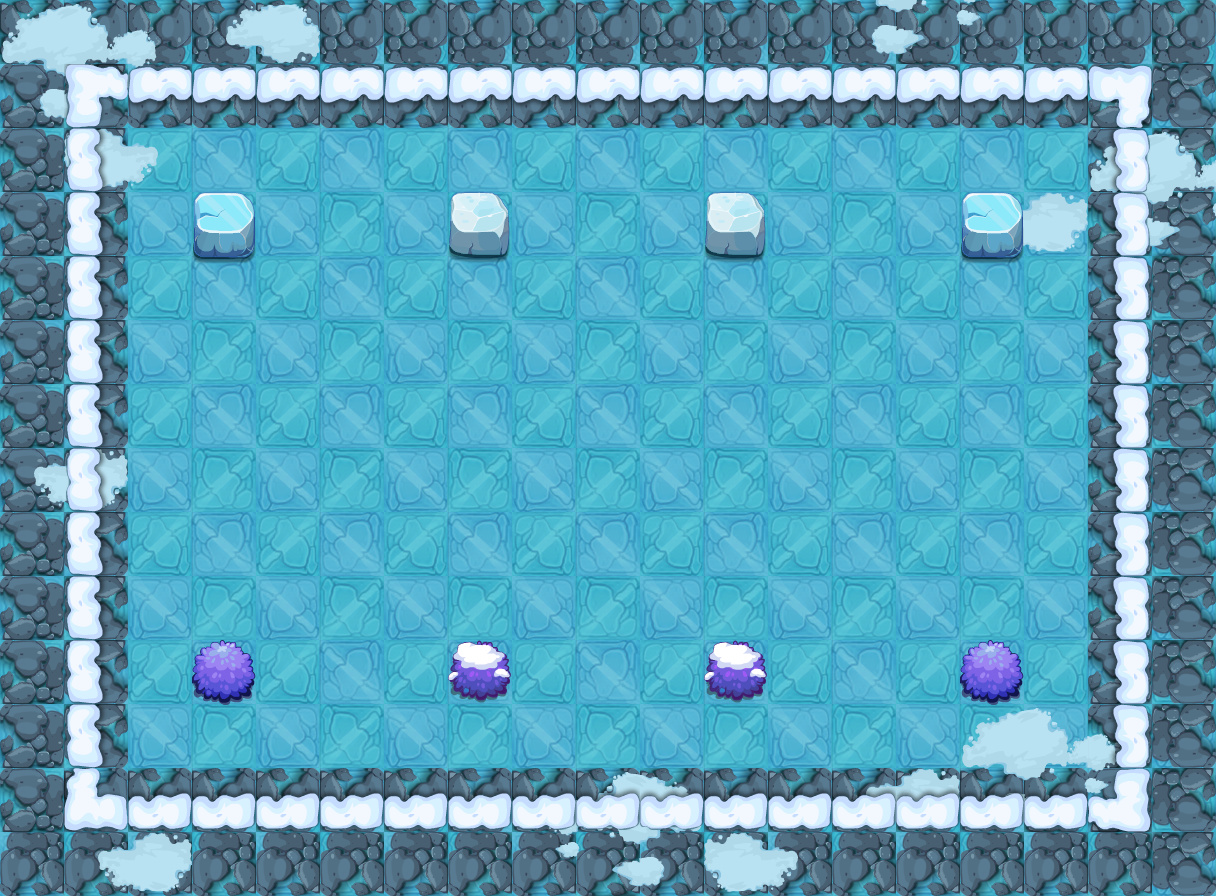

The image is a tile-based game level rendered from a .tmx file. Its description and source (layers, tilesets, objects; grid data summarised) follow:
An orthogonal 19x14 tile map with 64x64 px tiles, 6 tile layers (PASS, 块层 2, 块层 3, 块层 6, ...) and 56 objects (46x ITEM_POINT, 5x START_POINT, 4x EDGE, PLAYER).

<map version="1.0" orientation="orthogonal" width="19" height="14" tilewidth="64" tileheight="64">
 <properties>
  <property name="MODE" value="INFINITE" />
 </properties>
 <tileset firstgid="1" name="jdbl" tilewidth="64" tileheight="64">
  <image source="jdbl-hd.png" width="1000" height="1000" />
 </tileset>
 <layer name="PASS" width="19" height="14">
  <data>[266 cells, 124 non-empty, 5 distinct tile ids]</data>
 </layer>
 <layer name="块层 2" width="19" height="14">
  <data>[266 cells, 266 non-empty, 5 distinct tile ids]</data>
 </layer>
 <layer name="块层 3" width="19" height="14">
  <data>[266 cells, 53 non-empty, 10 distinct tile ids]</data>
 </layer>
 <layer name="块层 6" width="19" height="14">
  <data>[266 cells, 6 non-empty, 3 distinct tile ids]</data>
 </layer>
 <layer name="块层 4" width="19" height="14">
  <data>[266 cells, 62 non-empty, 6 distinct tile ids]</data>
 </layer>
 <layer name="SHELTER 2" width="19" height="14">
  <data>[266 cells, 2 non-empty, 1 distinct tile ids]</data>
 </layer>
 <objectgroup name="对象层 1" width="38" height="28">
  <properties>
   <property name="MODE" value="INFINITE" />
  </properties>
  <object name="PLAYER" type="PLAYER" x="576" y="448" width="64" height="64" />
  <object name="ITEM_POINT" type="ITEM_POINT" x="384" y="320" width="64" height="64" />
  <object name="ITEM_POINT" type="ITEM_POINT" x="768" y="320" width="64" height="64" />
  <object name="ITEM_POINT" type="ITEM_POINT" x="384" y="512" width="64" height="64" />
  <object name="ITEM_POINT" type="ITEM_POINT" x="768" y="512" width="64" height="64" />
  <object name="ITEM_POINT" type="ITEM_POINT" x="128" y="704" width="64" height="64" />
  <object name="ITEM_POINT" type="ITEM_POINT" x="128" y="128" width="64" height="64" />
  <object name="ITEM_POINT" type="ITEM_POINT" x="1024" y="128" width="64" height="64" />
  <object name="ITEM_POINT" type="ITEM_POINT" x="1024" y="704" width="64" height="64" />
  <object name="monster" type="START_POINT" x="256" y="256" width="64" height="64" />
  <object name="monster" type="START_POINT" x="256" y="576" width="64" height="64" />
  <object name="monster" type="START_POINT" x="896" y="256" width="64" height="64" />
  <object name="monster" type="START_POINT" x="896" y="576" width="64" height="64" />
  <object name="left_edge" type="EDGE" x="64" y="64" width="64" height="768" />
  <object name="up_edge" type="EDGE" x="128" y="64" width="960" height="64" />
  <object name="right_edge" type="EDGE" x="1088" y="64" width="64" height="768" />
  <object name="down_edge" type="EDGE" x="128" y="768" width="960" height="64" />
  <object name="BOSS" type="START_POINT" x="576" y="320" width="64" height="64" />
  <object name="ITEM_POINT" type="ITEM_POINT" x="192" y="256" width="64" height="64" />
  <object name="ITEM_POINT" type="ITEM_POINT" x="192" y="576" width="64" height="64" />
  <object name="ITEM_POINT" type="ITEM_POINT" x="960" y="256" width="64" height="64" />
  <object name="ITEM_POINT" type="ITEM_POINT" x="960" y="576" width="64" height="64" />
  <object name="ITEM_POINT" type="ITEM_POINT" x="384" y="192" width="64" height="64" />
  <object name="ITEM_POINT" type="ITEM_POINT" x="768" y="192" width="64" height="64" />
  <object name="ITEM_POINT" type="ITEM_POINT" x="320" y="640" width="64" height="64" />
  <object name="ITEM_POINT" type="ITEM_POINT" x="640" y="640" width="64" height="64" />
  <object name="ITEM_POINT" type="ITEM_POINT" x="576" y="192" width="64" height="64" />
  <object name="ITEM_POINT" type="ITEM_POINT" x="512" y="640" width="64" height="64" />
  <object name="ITEM_POINT" type="ITEM_POINT" x="960" y="320" width="64" height="64" />
  <object name="ITEM_POINT" type="ITEM_POINT" x="960" y="512" width="64" height="64" />
  <object name="ITEM_POINT" type="ITEM_POINT" x="192" y="512" width="64" height="64" />
  <object name="ITEM_POINT" type="ITEM_POINT" x="192" y="320" width="64" height="64" />
  <object name="ITEM_POINT" type="ITEM_POINT" x="384" y="640" width="64" height="64" />
  <object name="ITEM_POINT" type="ITEM_POINT" x="576" y="640" width="64" height="64" />
  <object name="ITEM_POINT" type="ITEM_POINT" x="256" y="640" width="64" height="64" />
  <object name="ITEM_POINT" type="ITEM_POINT" x="768" y="640" width="64" height="64" />
  <object name="ITEM_POINT" type="ITEM_POINT" x="192" y="448" width="64" height="64" />
  <object name="ITEM_POINT" type="ITEM_POINT" x="192" y="384" width="64" height="64" />
  <object name="ITEM_POINT" type="ITEM_POINT" x="256" y="192" width="64" height="64" />
  <object name="ITEM_POINT" type="ITEM_POINT" x="320" y="192" width="64" height="64" />
  <object name="ITEM_POINT" type="ITEM_POINT" x="512" y="192" width="64" height="64" />
  <object name="ITEM_POINT" type="ITEM_POINT" x="640" y="192" width="64" height="64" />
  <object name="ITEM_POINT" type="ITEM_POINT" x="832" y="192" width="64" height="64" />
  <object name="ITEM_POINT" type="ITEM_POINT" x="896" y="192" width="64" height="64" />
  <object name="ITEM_POINT" type="ITEM_POINT" x="960" y="384" width="64" height="64" />
  <object name="ITEM_POINT" type="ITEM_POINT" x="960" y="448" width="64" height="64" />
  <object name="ITEM_POINT" type="ITEM_POINT" x="832" y="640" width="64" height="64" />
  <object name="ITEM_POINT" type="ITEM_POINT" x="896" y="640" width="64" height="64" />
  <object name="ITEM_POINT" type="ITEM_POINT" x="448" y="320" width="64" height="64" />
  <object name="ITEM_POINT" type="ITEM_POINT" x="448" y="512" width="64" height="64" />
  <object name="ITEM_POINT" type="ITEM_POINT" x="704" y="320" width="64" height="64" />
  <object name="ITEM_POINT" type="ITEM_POINT" x="704" y="512" width="64" height="64" />
  <object name="ITEM_POINT" type="ITEM_POINT" x="320" y="384" width="64" height="64" />
  <object name="ITEM_POINT" type="ITEM_POINT" x="320" y="448" width="64" height="64" />
  <object name="ITEM_POINT" type="ITEM_POINT" x="832" y="384" width="64" height="64" />
  <object name="ITEM_POINT" type="ITEM_POINT" x="832" y="448" width="64" height="64" />
 </objectgroup>
</map>
